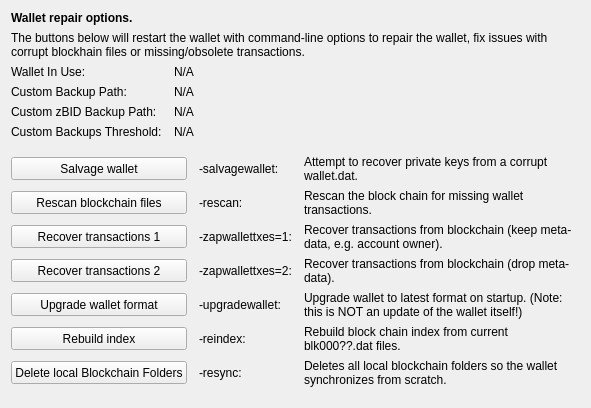
     <widget class="QWidget" name="tab_repair">
      <attribute name="title">
       <string>&amp;Wallet Repair</string>
      </attribute>
      <layout class="QGridLayout" name="gridLayout_4" columnstretch="0,0,0,0">
       <property name="horizontalSpacing">
        <number>12</number>
       </property>
       <item row="0" column="0" colspan="4">
        <widget class="QLabel" name="label_repair_header">
         <property name="font">
          <font>
           <weight>75</weight>
           <bold>true</bold>
          </font>
         </property>
         <property name="text">
          <string>Wallet repair options.</string>
         </property>
        </widget>
       </item>
       <item row="1" column="0" colspan="4">
        <widget class="QLabel" name="label_repair_helptext">
         <property name="font">
          <font>
           <weight>50</weight>
           <bold>false</bold>
          </font>
         </property>
         <property name="text">
          <string>The buttons below will restart the wallet with command-line options to repair the wallet, fix issues with corrupt blockhain files or missing/obsolete transactions.</string>
         </property>
         <property name="wordWrap">
          <bool>true</bool>
         </property>
        </widget>
       </item>
       <item row="2" column="0">
        <widget class="QLabel" name="wallet_path_label">
         <property name="text">
          <string>Wallet In Use:</string>
         </property>
        </widget>
       </item>
       <item row="2" column="1" colspan="3">
        <widget class="QLabel" name="wallet_path">
         <property name="cursor">
          <cursorShape>IBeamCursor</cursorShape>
         </property>
         <property name="text">
          <string>N/A</string>
         </property>
         <property name="textFormat">
          <enum>Qt::PlainText</enum>
         </property>
         <property name="textInteractionFlags">
          <set>Qt::LinksAccessibleByMouse|Qt::TextSelectableByKeyboard|Qt::TextSelectableByMouse</set>
         </property>
        </widget>
       </item>
       <item row="3" column="0">
        <widget class="QLabel" name="wallet_custombackuppath_label">
         <property name="visible">
          <bool>false</bool>
         </property>
         <property name="text">
          <string>Custom Backup Path:</string>
         </property>
        </widget>
       </item>
       <item row="3" column="1" colspan="3">
        <widget class="QLabel" name="wallet_custombackuppath">
         <property name="cursor">
          <cursorShape>IBeamCursor</cursorShape>
         </property>
         <property name="visible">
          <bool>false</bool>
         </property>
         <property name="text">
          <string>N/A</string>
         </property>
         <property name="textFormat">
          <enum>Qt::PlainText</enum>
         </property>
         <property name="textInteractionFlags">
          <set>Qt::LinksAccessibleByMouse|Qt::TextSelectableByKeyboard|Qt::TextSelectableByMouse</set>
         </property>
        </widget>
       </item>
       <item row="4" column="0">
        <widget class="QLabel" name="wallet_customzpivbackuppath_label">
         <property name="visible">
          <bool>false</bool>
         </property>
         <property name="text">
          <string>Custom zBID Backup Path:</string>
         </property>
        </widget>
       </item>
       <item row="4" column="1" colspan="3">
        <widget class="QLabel" name="wallet_customzpivbackuppath">
         <property name="cursor">
          <cursorShape>IBeamCursor</cursorShape>
         </property>
         <property name="visible">
          <bool>false</bool>
         </property>
         <property name="text">
          <string>N/A</string>
         </property>
         <property name="textFormat">
          <enum>Qt::PlainText</enum>
         </property>
         <property name="textInteractionFlags">
          <set>Qt::LinksAccessibleByMouse|Qt::TextSelectableByKeyboard|Qt::TextSelectableByMouse</set>
         </property>
        </widget>
       </item>
       <item row="5" column="0">
        <widget class="QLabel" name="wallet_custombackupthreshold_label">
         <property name="visible">
          <bool>false</bool>
         </property>
         <property name="text">
          <string>Custom Backups Threshold:</string>
         </property>
        </widget>
       </item>
       <item row="5" column="1" colspan="3">
        <widget class="QLabel" name="wallet_custombackupthreshold">
         <property name="cursor">
          <cursorShape>IBeamCursor</cursorShape>
         </property>
         <property name="visible">
          <bool>false</bool>
         </property>
         <property name="text">
          <string>N/A</string>
         </property>
         <property name="textFormat">
          <enum>Qt::PlainText</enum>
         </property>
         <property name="textInteractionFlags">
          <set>Qt::LinksAccessibleByMouse|Qt::TextSelectableByKeyboard|Qt::TextSelectableByMouse</set>
         </property>
        </widget>
       </item>
       <item row="6" column="0">
        <spacer name="verticalSpacer_repair1">
         <property name="orientation">
          <enum>Qt::Vertical</enum>
         </property>
         <property name="sizeHint" stdset="0">
          <size>
           <width>10</width>
           <height>10</height>
          </size>
         </property>
        </spacer>
       </item>
       <item row="7" column="0" colspan="2">
        <widget class="QPushButton" name="btn_salvagewallet">
         <property name="minimumSize">
          <size>
           <width>100</width>
           <height>23</height>
          </size>
         </property>
         <property name="text">
          <string>Salvage wallet</string>
         </property>
        </widget>
       </item>
       <item row="7" column="2">
        <widget class="QLabel" name="label_repair_salvage_command">
         <property name="text">
          <string notr="true">-salvagewallet:</string>
         </property>
        </widget>
       </item>
       <item row="7" column="3">
        <widget class="QLabel" name="label_repair_salvage">
         <property name="text">
          <string>Attempt to recover private keys from a corrupt wallet.dat.</string>
         </property>
         <property name="wordWrap">
          <bool>true</bool>
         </property>
        </widget>
       </item>
       <item row="8" column="0" colspan="2">
        <widget class="QPushButton" name="btn_rescan">
         <property name="minimumSize">
          <size>
           <width>100</width>
           <height>23</height>
          </size>
         </property>
         <property name="text">
          <string>Rescan blockchain files</string>
         </property>
        </widget>
       </item>
       <item row="8" column="2">
        <widget class="QLabel" name="label_repair_rescan_command">
         <property name="text">
          <string notr="true">-rescan:</string>
         </property>
        </widget>
       </item>
       <item row="8" column="3">
        <widget class="QLabel" name="label_repair_rescan">
         <property name="text">
          <string>Rescan the block chain for missing wallet transactions.</string>
         </property>
         <property name="wordWrap">
          <bool>true</bool>
         </property>
        </widget>
       </item>
       <item row="9" column="0" colspan="2">
        <widget class="QPushButton" name="btn_zapwallettxes1">
         <property name="minimumSize">
          <size>
           <width>100</width>
           <height>23</height>
          </size>
         </property>
         <property name="text">
          <string>Recover transactions 1</string>
         </property>
        </widget>
       </item>
       <item row="9" column="2">
        <widget class="QLabel" name="label_repair_zap1_command">
         <property name="text">
          <string notr="true">-zapwallettxes=1:</string>
         </property>
        </widget>
       </item>
       <item row="9" column="3">
        <widget class="QLabel" name="label_repair_zap1">
         <property name="text">
          <string>Recover transactions from blockchain (keep meta-data, e.g. account owner).</string>
         </property>
         <property name="wordWrap">
          <bool>true</bool>
         </property>
        </widget>
       </item>
       <item row="10" column="0" colspan="2">
        <widget class="QPushButton" name="btn_zapwallettxes2">
         <property name="minimumSize">
          <size>
           <width>100</width>
           <height>23</height>
          </size>
         </property>
         <property name="text">
          <string>Recover transactions 2</string>
         </property>
        </widget>
       </item>
       <item row="10" column="2">
        <widget class="QLabel" name="label_repair_zap2_command">
         <property name="text">
          <string notr="true">-zapwallettxes=2:</string>
         </property>
        </widget>
       </item>
       <item row="10" column="3">
        <widget class="QLabel" name="label_repair_zap2">
         <property name="text">
          <string>Recover transactions from blockchain (drop meta-data).</string>
         </property>
         <property name="wordWrap">
          <bool>true</bool>
         </property>
        </widget>
       </item>
       <item row="11" column="0" colspan="2">
        <widget class="QPushButton" name="btn_upgradewallet">
         <property name="minimumSize">
          <size>
           <width>100</width>
           <height>23</height>
          </size>
         </property>
         <property name="text">
          <string>Upgrade wallet format</string>
         </property>
        </widget>
       </item>
       <item row="11" column="2">
        <widget class="QLabel" name="label_repair_upgrade_command">
         <property name="text">
          <string notr="true">-upgradewallet:</string>
         </property>
        </widget>
       </item>
       <item row="11" column="3">
        <widget class="QLabel" name="label_repair_upgrade">
         <property name="text">
          <string>Upgrade wallet to latest format on startup. (Note: this is NOT an update of the wallet itself!)</string>
         </property>
         <property name="wordWrap">
          <bool>true</bool>
         </property>
        </widget>
       </item>
       <item row="12" column="0" colspan="2">
        <widget class="QPushButton" name="btn_reindex">
         <property name="minimumSize">
          <size>
           <width>100</width>
           <height>23</height>
          </size>
         </property>
         <property name="text">
          <string>Rebuild index</string>
         </property>
        </widget>
       </item>
       <item row="12" column="2">
        <widget class="QLabel" name="label_repair_reindex_command">
         <property name="text">
          <string notr="true">-reindex:</string>
         </property>
        </widget>
       </item>
       <item row="12" column="3">
        <widget class="QLabel" name="label_repair_reindex">
         <property name="text">
          <string>Rebuild block chain index from current blk000??.dat files.</string>
         </property>
         <property name="wordWrap">
          <bool>true</bool>
         </property>
        </widget>
       </item>
       <item row="13" column="0" colspan="2">
        <widget class="QPushButton" name="btn_resync">
         <property name="minimumSize">
          <size>
           <width>100</width>
           <height>23</height>
          </size>
         </property>
         <property name="text">
          <string>Delete local Blockchain Folders</string>
         </property>
        </widget>
       </item>
       <item row="13" column="2">
        <widget class="QLabel" name="label_repair_resync_command">
         <property name="text">
          <string>-resync:</string>
         </property>
        </widget>
       </item>
       <item row="13" column="3">
        <widget class="QLabel" name="label_repair_resync">
         <property name="text">
          <string>Deletes all local blockchain folders so the wallet synchronizes from scratch.</string>
         </property>
         <property name="wordWrap">
          <bool>true</bool>
         </property>
        </widget>
       </item>
       <item row="14" column="0">
        <spacer name="verticalSpacer_repair2">
         <property name="orientation">
          <enum>Qt::Vertical</enum>
         </property>
         <property name="sizeHint" stdset="0">
          <size>
           <width>20</width>
           <height>10</height>
          </size>
         </property>
        </spacer>
       </item>
      </layout>
     </widget>
